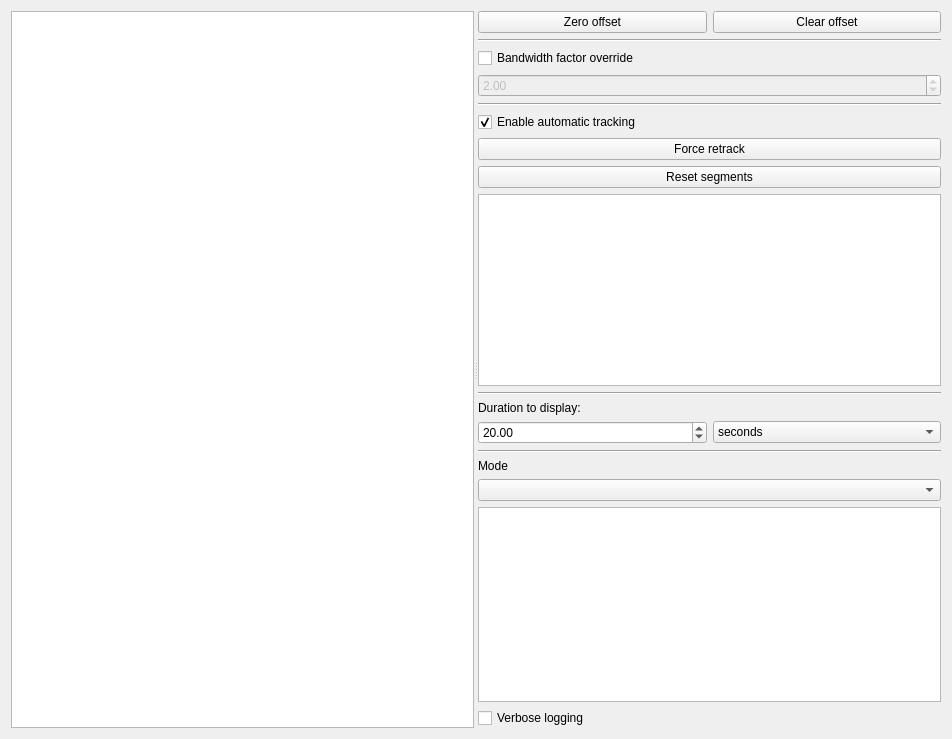
<?xml version="1.0" encoding="UTF-8"?>
<ui version="4.0">
 <class>Form</class>
 <widget class="QWidget" name="Form">
  <property name="geometry">
   <rect>
    <x>0</x>
    <y>0</y>
    <width>952</width>
    <height>739</height>
   </rect>
  </property>
  <property name="windowTitle">
   <string>Form</string>
  </property>
  <layout class="QHBoxLayout" name="horizontalLayout">
   <item>
    <widget class="QSplitter" name="splitter">
     <property name="orientation">
      <enum>Qt::Horizontal</enum>
     </property>
     <widget class="GraphicsLayoutWidget" name="graph"/>
     <widget class="QWidget" name="layoutWidget">
      <layout class="QVBoxLayout" name="verticalLayout">
       <item>
        <layout class="QHBoxLayout" name="horizontalLayout_3">
         <item>
          <widget class="QPushButton" name="zeroOffset">
           <property name="text">
            <string>Zero offset</string>
           </property>
          </widget>
         </item>
         <item>
          <widget class="QPushButton" name="clearOffset">
           <property name="text">
            <string>Clear offset</string>
           </property>
          </widget>
         </item>
        </layout>
       </item>
       <item>
        <widget class="Line" name="line_2">
         <property name="orientation">
          <enum>Qt::Horizontal</enum>
         </property>
        </widget>
       </item>
       <item>
        <widget class="QCheckBox" name="bwOverride">
         <property name="text">
          <string>Bandwidth factor override</string>
         </property>
        </widget>
       </item>
       <item>
        <widget class="QDoubleSpinBox" name="bwFactor">
         <property name="enabled">
          <bool>false</bool>
         </property>
         <property name="value">
          <double>2.000000000000000</double>
         </property>
        </widget>
       </item>
       <item>
        <widget class="Line" name="line">
         <property name="orientation">
          <enum>Qt::Horizontal</enum>
         </property>
        </widget>
       </item>
       <item>
        <widget class="QCheckBox" name="trackEnable">
         <property name="toolTip">
          <string>Enable a tracking algorithm to automatically adjust the frequency and span to follow the resonant peak</string>
         </property>
         <property name="statusTip">
          <string/>
         </property>
         <property name="text">
          <string>Enable automatic tracking</string>
         </property>
         <property name="checked">
          <bool>true</bool>
         </property>
        </widget>
       </item>
       <item>
        <widget class="QPushButton" name="forceRetrack">
         <property name="text">
          <string>Force retrack</string>
         </property>
        </widget>
       </item>
       <item>
        <widget class="QPushButton" name="resetSegments">
         <property name="toolTip">
          <string>Reset segments to their configuration values</string>
         </property>
         <property name="text">
          <string>Reset segments</string>
         </property>
        </widget>
       </item>
       <item>
        <widget class="QTableWidget" name="segmentTable"/>
       </item>
       <item>
        <widget class="Line" name="line_4">
         <property name="orientation">
          <enum>Qt::Horizontal</enum>
         </property>
        </widget>
       </item>
       <item>
        <widget class="QLabel" name="label">
         <property name="text">
          <string>Duration to display:</string>
         </property>
        </widget>
       </item>
       <item>
        <layout class="QHBoxLayout" name="horizontalLayout_2">
         <item>
          <widget class="QDoubleSpinBox" name="displayDuration">
           <property name="maximum">
            <double>999999.989999999990687</double>
           </property>
           <property name="value">
            <double>20.000000000000000</double>
           </property>
          </widget>
         </item>
         <item>
          <widget class="QComboBox" name="displayDurationType">
           <item>
            <property name="text">
             <string>seconds</string>
            </property>
           </item>
           <item>
            <property name="text">
             <string>minutes</string>
            </property>
           </item>
           <item>
            <property name="text">
             <string>hours</string>
            </property>
           </item>
           <item>
            <property name="text">
             <string>samples</string>
            </property>
           </item>
          </widget>
         </item>
        </layout>
       </item>
       <item>
        <widget class="Line" name="line_3">
         <property name="orientation">
          <enum>Qt::Horizontal</enum>
         </property>
        </widget>
       </item>
       <item>
        <widget class="QLabel" name="label_2">
         <property name="text">
          <string>Mode</string>
         </property>
        </widget>
       </item>
       <item>
        <widget class="QComboBox" name="fitMode"/>
       </item>
       <item>
        <widget class="GraphicsLayoutWidget" name="fitGraph">
         <property name="sizePolicy">
          <sizepolicy hsizetype="Expanding" vsizetype="Expanding">
           <horstretch>0</horstretch>
           <verstretch>1</verstretch>
          </sizepolicy>
         </property>
        </widget>
       </item>
       <item>
        <widget class="QCheckBox" name="verboseLogging">
         <property name="text">
          <string>Verbose logging</string>
         </property>
        </widget>
       </item>
      </layout>
     </widget>
    </widget>
   </item>
  </layout>
 </widget>
 <customwidgets>
  <customwidget>
   <class>GraphicsLayoutWidget</class>
   <extends>QGraphicsView</extends>
   <header>pyqtgraph</header>
  </customwidget>
 </customwidgets>
 <resources/>
 <connections>
  <connection>
   <sender>bwOverride</sender>
   <signal>clicked(bool)</signal>
   <receiver>bwFactor</receiver>
   <slot>setEnabled(bool)</slot>
   <hints>
    <hint type="sourcelabel">
     <x>648</x>
     <y>47</y>
    </hint>
    <hint type="destinationlabel">
     <x>648</x>
     <y>71</y>
    </hint>
   </hints>
  </connection>
 </connections>
</ui>
